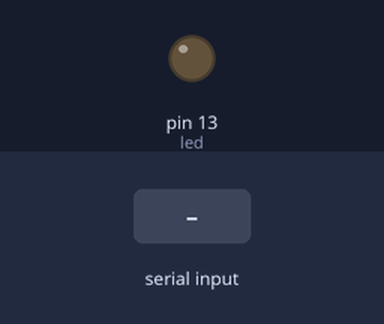
Bench run of a sketch on a simulated Arduino Uno, built with avr-gcc and run on an emulated ATmega328P. Parts: output pins drawn as LEDs (lit = HIGH). Dashed ring = blinking. The inputs (shaded band) are chosen by the test bench.

Above: at 1.2 s.
1.3 s: "2" received over the second serial link
At 1.65 s:
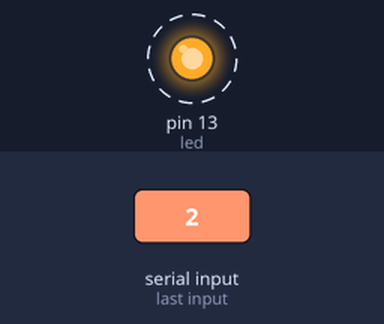
Timing chart, 0 to 4.3 s (numbered marks = the images above; inputs shaded):
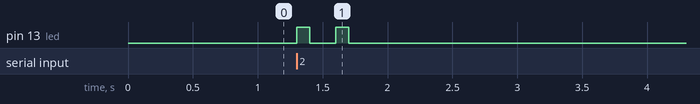

Measured:
- after the input at 1.3 s, pin 13 (led): alternates HIGH for 0.10 s and LOW for 0.20 s, 4 changes in all, then stays LOW, starting at once

The sketch:

encenderLedBluetooh.ino
```cpp
#include <SoftwareSerial.h>

SoftwareSerial BT1(10, 11); // RX | TX
const int led = 13;

int option;

void setup(){
  BT1.begin(9600);
  pinMode(led, OUTPUT);
}

void loop(){
  //si existe información pendiente
  if (BT1.available()>0){
    //leeemos la opcion
    char option = BT1.read();
    //si la opcion esta entre '1' y '9'
    if (option >= '1' && option <= '9')
    {
      //restamos el valor '0' para obtener el numero enviado
      option -= '0';
      for(int i=0;i<option;i++){
         digitalWrite(led, HIGH);
         delay(100);
         digitalWrite(led, LOW);
         delay(200);
      }
    }
  }
}
```
